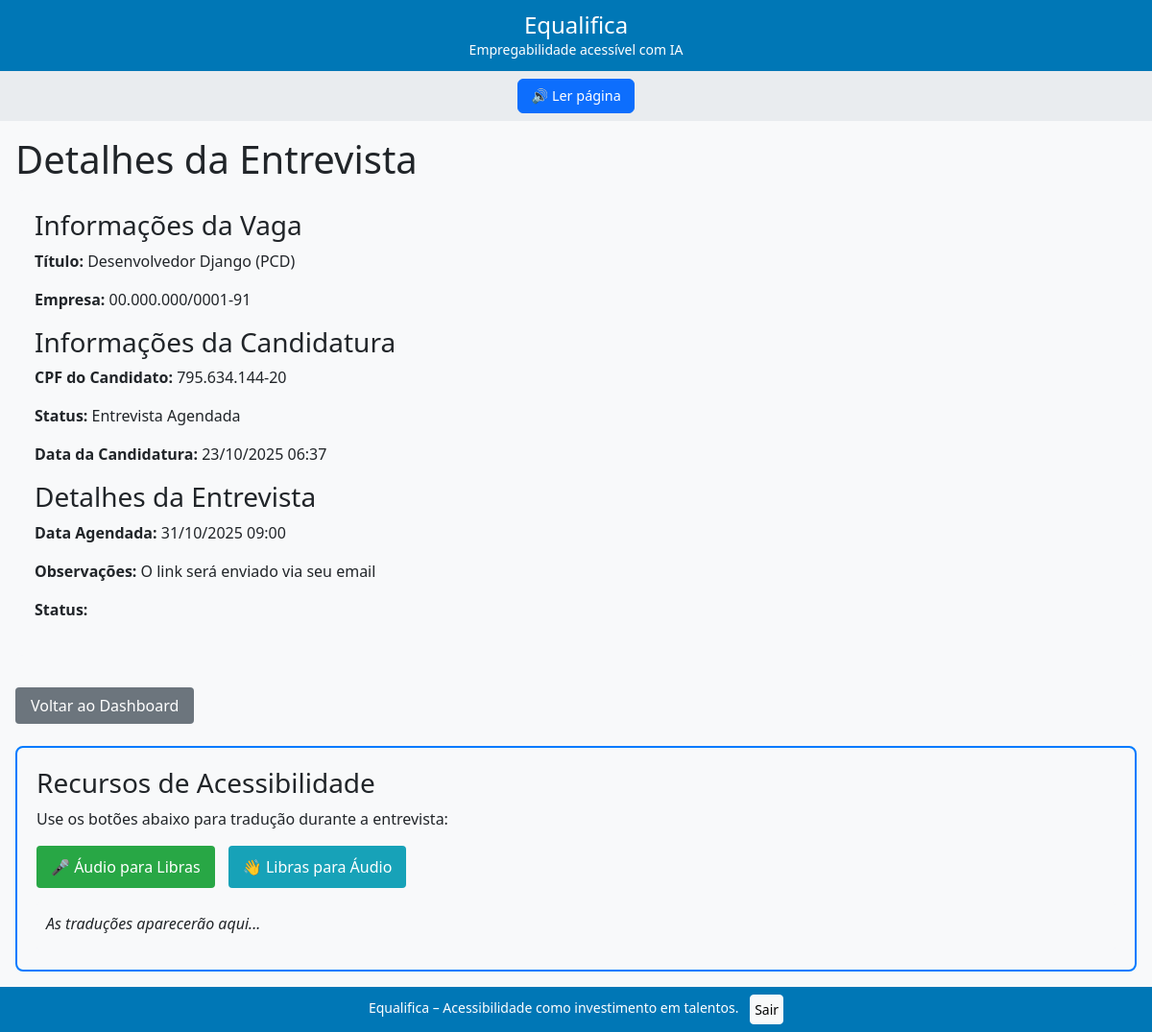
The page /vagas/entrevistas/1/ (signed in) on the database its author committed.
### recruitment/models.py (models this page shows, shortened)
class Candidatura(BaseModel):
    STATUS_CHOICES = [
        ('pendente', 'Pendente'),
        ('entrevista', 'Entrevista Agendada'),
        ('rejeitado', 'Rejeitado'),
        ('contratado', 'Contratado'),
    ]
    vaga = models.ForeignKey(Vaga, on_delete=models.CASCADE, related_name='candidaturas')
    cpf_pcd = models.CharField(max_length=14)      # preenchido automaticamente
    cnpj_empresa = models.CharField(max_length=18)  # copiado da vaga
    status = models.CharField(max_length=20, choices=STATUS_CHOICES, default='pendente')
    class Meta:
        verbose_name = "Candidatura"
        verbose_name_plural = "Candidaturas"
        unique_together = ('vaga', 'cpf_pcd')  # evita candidaturas duplicadas

class Vaga(BaseModel):
    titulo = models.CharField(max_length=200)
    descricao = models.TextField()
    requisitos = models.TextField()
    acessibilidade = models.JSONField(
        default=dict,
        help_text="Ex: {'libras': true, 'legendas': true, 'descricao_alt': true}"
    )
    cnpj_empresa = models.CharField(max_length=18)  # preenchido automaticamente
    class Meta:
        verbose_name = "Vaga"
        verbose_name_plural = "Vagas"

class Entrevista(BaseModel):
    candidatura = models.OneToOneField(Candidatura, on_delete=models.CASCADE, related_name='entrevista')
    data_agendada = models.DateTimeField()
    link_video = models.URLField(blank=True, help_text="Link para sala de vídeo (ex: Zoom, Google Meet)")
    observacoes = models.TextField(blank=True)

### recruitment/views.py (the view)
# urls.py: path('entrevistas/<int:entrevista_id>/', views.entrevista_view, name='entrevista'),
def entrevista_view(request, entrevista_id):
    entrevista = get_object_or_404(
        Entrevista.objects.select_related('candidatura__vaga'),
        id=entrevista_id
    )
    candidatura = entrevista.candidatura
    user = request.user
    if user.user_type == 'pcd':
        if candidatura.cpf_pcd != user.pcd_profile.cpf:
            raise PermissionDenied("Você não tem acesso a esta entrevista.")
    elif user.user_type == 'recruiter':
        if candidatura.cnpj_empresa != user.recruiter_profile.empresa.cnpj:
            raise PermissionDenied("Você não tem acesso a esta entrevista.")
    else:
        raise PermissionDenied()
    return render(request, 'recruitment/entrevista.html', {
        'entrevista': entrevista,
        'candidatura': candidatura,
    })

### recruitment/templates/recruitment/entrevista.html (shortened to what this page needs)
{% extends 'base.html' %}
{% block content %}
<h1>Detalhes da Entrevista</h1>
<div style="background-color: #f8f9fa; padding: 20px; border-radius: 8px; margin-bottom: 20px;">
    <h3>Informações da Vaga</h3>
    <p><strong>Título:</strong> {{ candidatura.vaga.titulo }}</p>
    <p><strong>Empresa:</strong> {{ candidatura.vaga.cnpj_empresa }}</p>
    <h3>Informações da Candidatura</h3>
    <p><strong>CPF do Candidato:</strong> {{ candidatura.cpf_pcd }}</p>
    <p><strong>Status:</strong> {{ candidatura.get_status_display }}</p>
    <p><strong>Data da Candidatura:</strong> {{ candidatura.created_at|date:"d/m/Y H:i" }}</p>
    <h3>Detalhes da Entrevista</h3>
    <p><strong>Data Agendada:</strong> {{ entrevista.data_agendada|date:"d/m/Y H:i" }}</p>
    {% if entrevista.observacoes %}
        <p><strong>Observações:</strong> {{ entrevista.observacoes }}</p>
    {% endif %}
    <p><strong>Status:</strong> {{ entrevista.get_status_display }}</p>
</div>
{% if user.user_type == 'recruiter' %}
    <div style="margin-top: 20px;">
        <a href="{% url 'recruiter_dashboard' %}" style="background-color: #6c757d; color: white; padding: 8px 16px; text-decoration: none; border-radius: 4px;">Voltar ao Dashboard</a>
    </div>
{% endif %}
<div style="margin-top: 30px; padding: 20px; border: 2px solid #007bff; border-radius: 8px;">
    <h3>Recursos de Acessibilidade</h3>
    <p>Use os botões abaixo para tradução durante a entrevista:</p>
    <button onclick="simulateTranslation('audio_para_libras')" style="background-color: #28a745; color: white; padding: 10px 15px; border: none; border-radius: 4px; margin-right: 10px;">
        🎤 Áudio para Libras
    </button>
    <button onclick="simulateTranslation('libras_para_audio')" style="background-color: #17a2b8; color: white; padding: 10px 15px; border: none; border-radius: 4px;">
        👋 Libras para Áudio
    </button>
    <div id="legendas-texto" style="margin-top: 15px; padding: 10px; background-color: #f8f9fa; border-radius: 4px; min-height: 50px;">
        <em>As traduções aparecerão aqui...</em>
    </div>
</div>
{% endblock %}

### templates/base.html (style rules this page uses)
body { background: #f8f9fa; font-family: 'Segoe UI', Arial, sans-serif; margin: 0; padding: 0; overflow-x: hidden; }

### rows shown on the page
Candidatura: vaga.titulo "Desenvolvedor Django (PCD)", vaga.cnpj_empresa "00.000.000/0001-91", cpf_pcd "795.634.144-20", status "Entrevista Agendada", created_at "23/10/2025 06:37"
Entrevista: data_agendada "31/10/2025 09:00", observacoes "O link será enviado via seu email"
